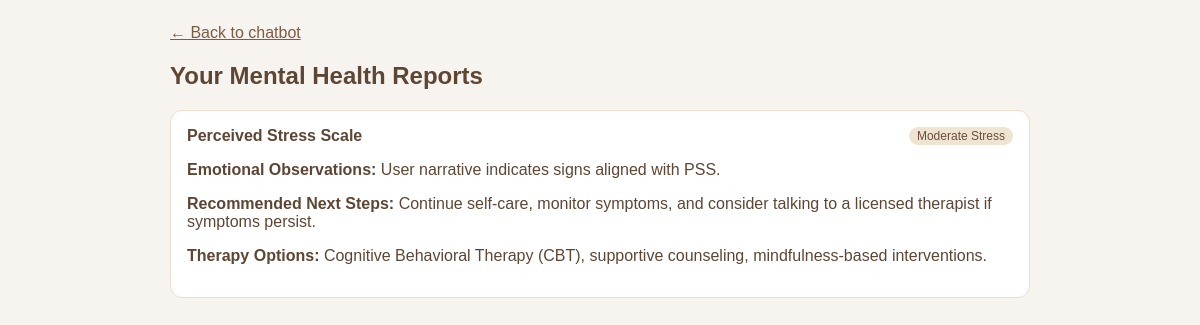
The app's page /chatbot/reports/ (signed in) with its own data.
### ai_chatbot/models.py (models this page shows, shortened)
class MentalHealthReport(models.Model):
    user = models.ForeignKey(settings.AUTH_USER_MODEL, on_delete=models.CASCADE, related_name='mental_health_reports')
    conversation = models.ForeignKey(ChatConversation, on_delete=models.CASCADE, related_name='reports')
    test = models.ForeignKey(PsychologicalTest, on_delete=models.CASCADE, related_name='reports')
    total_score = models.IntegerField()
    severity_level = models.CharField(max_length=120)
    emotional_observations = models.TextField()
    recommended_next_steps = models.TextField()
    suggested_therapy_options = models.TextField()
    structured_json = models.JSONField(default=dict)
    created_at = models.DateTimeField(auto_now_add=True)
    class Meta:
        ordering = ['-created_at']

class PsychologicalTest(models.Model):
    code = models.CharField(max_length=32, unique=True)
    name = models.CharField(max_length=120)
    description = models.TextField(blank=True)

### ai_chatbot/views.py (the view)
# urls.py: path('chatbot/reports/', reports_view, name='chatbot-reports'),
@login_required
@require_GET
@role_required(User.ROLE_USER)
def reports_view(request):
    reports = MentalHealthReport.objects.filter(user=request.user).select_related('test')[:20]
    return render(request, 'chatbot/reports.html', {'reports': reports})

### ai_chatbot/views.py (called while the page is built)
def role_required(*allowed_roles):
    def decorator(view_func):
        @wraps(view_func)
        def wrapped(request, *args, **kwargs):
            if not request.user.is_authenticated:
                return redirect('chatbot-login')
            if request.user.role not in allowed_roles:
                return redirect_by_role(request.user)
            return view_func(request, *args, **kwargs)
        return wrapped
    return decorator

### templates/chatbot/reports.html (shortened to what this page needs)
<!DOCTYPE html>
<html>
<head>
</head>
<body>
  <div class="wrap">
    <p><a href="/chatbot/">← Back to chatbot</a></p>
    <h2>Your Mental Health Reports</h2>
    {% for report in reports %}
      <div class="card">
        <div class="top">
          <strong>{{ report.test.name }}</strong>
          <span class="severity">{{ report.severity_level }}</span>
        </div>
        <p><strong>Emotional Observations:</strong> {{ report.emotional_observations }}</p>
        <p><strong>Recommended Next Steps:</strong> {{ report.recommended_next_steps }}</p>
        <p><strong>Therapy Options:</strong> {{ report.suggested_therapy_options }}</p>
      </div>
    {% empty %}
      <p>No reports yet. Complete an assessment in the chatbot first.</p>
    {% endfor %}
  </div>
</body>
</html>

### templates/chatbot/reports.html (style rules this page uses)
body { font-family: Arial, sans-serif; margin: 0; background: #f7f3ee; color: #5d4634; }
.wrap { max-width: 860px; margin: 24px auto; }
.card { background: #fff; border: 1px solid #eadfce; border-radius: 12px; padding: 16px; margin-bottom: 12px; }
.top { display: flex; justify-content: space-between; }
.severity { padding: 2px 8px; border-radius: 999px; background: #efe3d2; color: #6b4f3b; font-size: 12px; }
a { color: #7b5d45; }

### records on screen
MentalHealthReport: test.name "Perceived Stress Scale", severity_level "Moderate Stress", emotional_observations "User narrative indicates signs aligned with PSS.", recommended_next_steps "Continue self-care, monitor symptoms, and consider talking to a licensed therapist if symptoms persist.", suggested_therapy_options "Cognitive Behavioral Therapy (CBT), supportive counseling, mindfulness-based interventions."
